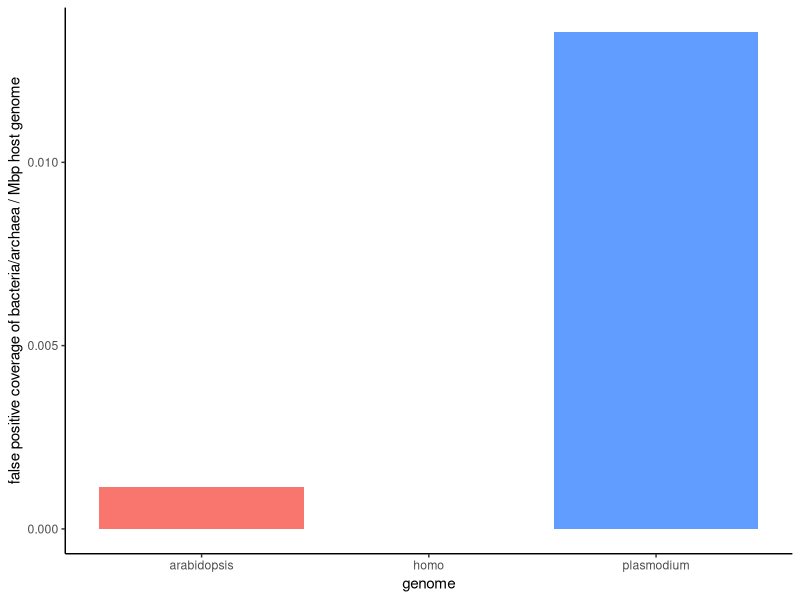
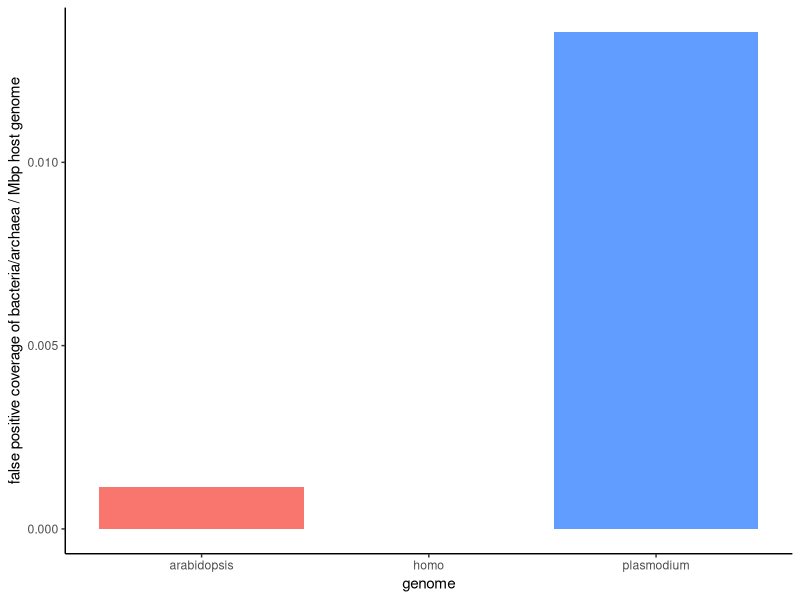

These charts were generated, in order, by the following R code:
################################################################################
### Script for testing/plotting eukaryotic false positives in SingleM
###
################################################################################

library(tidyverse)
library(scales)

arabidopsis_pipe <- read_delim("3_Outputs/0_Host_genome_false_positive/Arabidopsis_singleM_inserts.csv")
plasmodium_pipe <- read_delim("3_Outputs/0_Host_genome_false_positive/Plasmodium_singleM.csv")
homo_pipe <- read_delim("3_Outputs/0_Host_genome_false_positive/Human_singleM.csv")

arabidopsis_condense <- read_delim("3_Outputs/0_Host_genome_false_positive/Arabidopsis_singleM_inserts_condense.csv")
plasmodium_condense <- read_delim("3_Outputs/0_Host_genome_false_positive/Plasmodium_singleM_condense.csv")
homo_condense <- read_delim("3_Outputs/0_Host_genome_false_positive/Human_singleM_condense.csv")

arabidopsis_n_hits <- sum(arabidopsis_pipe$num_hits)
plasmodium_n_hits <- sum(plasmodium_pipe$num_hits)
homo_n_hits <- sum(homo_pipe$num_hits)

arabidopsis_condense_sum <- sum(arabidopsis_condense$coverage)
plasmodium_condense_sum <- sum(plasmodium_condense$coverage)
homo_condense_sum <- sum(homo_condense$coverage)

#Euk genome size information
arabidopsis_genome_size_mb <- 119.669
plasmodium_genome_size_mb <- 23.3328
homo_genome_size_mb <- 3298.43

arabidopsis_mb_total <- arabidopsis_genome_size_mb * 5
plasmodium_mb_total <- plasmodium_genome_size_mb * 5
homo_mb_total <- homo_genome_size_mb * 2

#N.B. these are paired reads
arabidopsis_n_sim_reads <- 1994473
plasmodium_n_sim_reads <- 388773
homo_n_sim_reads <- 21813601

false_positives <- tibble(
  "arabidopsis_cov" = arabidopsis_condense_sum,
  "plasmodium_cov" = plasmodium_condense_sum,
  "homo_cov" = homo_condense_sum,
  "arabidopsis_mb_total" = arabidopsis_mb_total,
  "plasmodium_mb_total" = plasmodium_mb_total,
  "homo_mb_total" = homo_mb_total
) %>%
  pivot_longer(cols = everything(),
               names_to = c("genome", ".value"),
               names_sep = "_",
               values_to = c("cov", "mb")) %>%
  mutate(cov_normalised = cov / mb)
  
  

#Plotto
false_positives %>%
  ggplot(aes(x = genome, y = cov_normalised, fill = genome)) +
  geom_bar(stat = "identity") +
  theme_classic() +
  theme(
    legend.position = "none"
  ) +
  ylab("false positive coverage of bacteria/archaea / Mbp host genome")

ggsave("3_Outputs/Euk_false_positive_percent_barplot.png")
